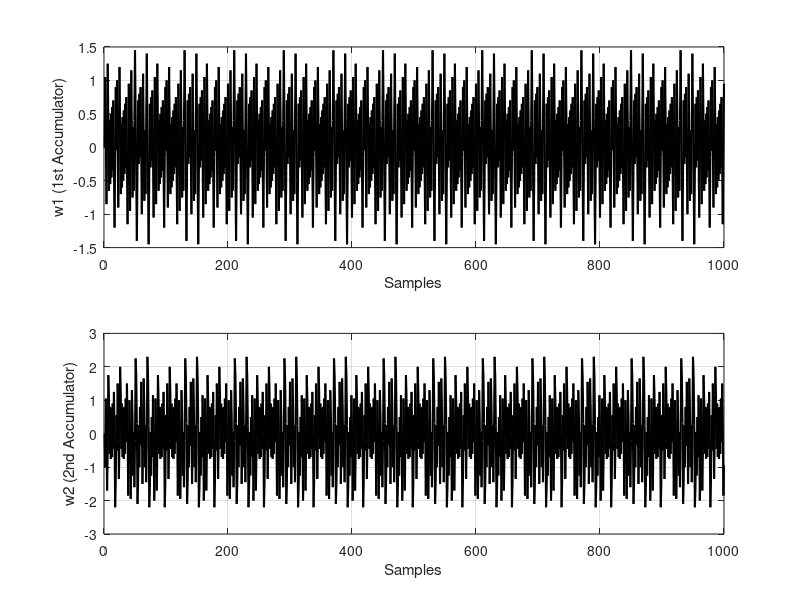
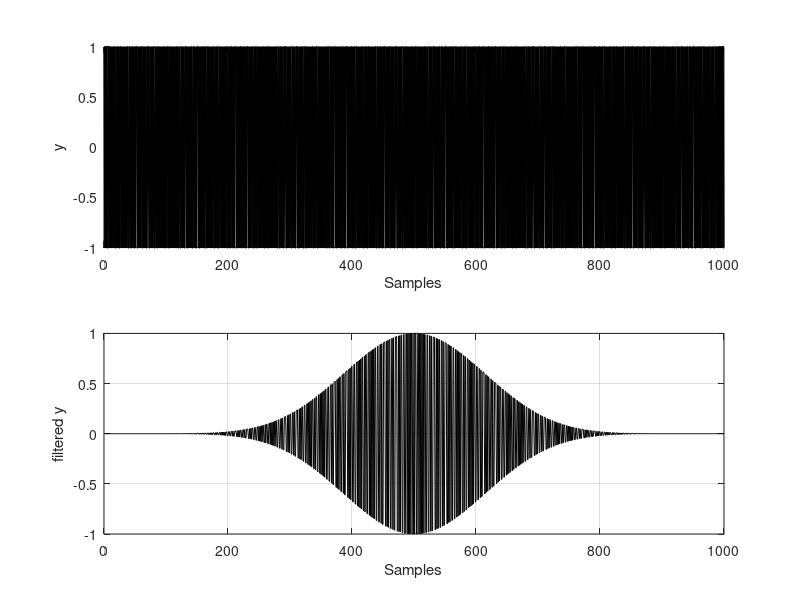

MATLAB code to generate these figures, in order:
clear all
close all;
clc;

%Input signal definition
%Offset input

% This is the DC offset applied to the input of the modulator
offset = 50e-3;

nr_points = 1000;

in = offset*(ones(1,nr_points));

% Pre-allocate and initialize array variables => faster code
% w2 is the second accumulator's output
% w1 is the first accumulator's output
% a is the stabilizing zero coefficient

a = 1;

w1 = zeros(1,nr_points);
w2 = zeros(1,nr_points);
y = zeros(1,nr_points);
y(1) = 1;
w1(1) = 0;
w2(1) = 0;

% The main loop simulating the second order loop
%************************************************************************

for i = 2:nr_points,
    w2(i) = w2(i-1) + w1(i-1) - a*y(i-1);
    y(i) = 2*(w2(i)>=0)-1;
    w1(i) = w1(i-1) + in(i-1) - y(i);
end

%************************************************************************
% Display the integrator values
%************************************************************************

figure(2);
subplot(2,1,1);plot(w1,'k','LineWidth',1.5);
xlabel('Samples'); ylabel('w1 (1st Accumulator)');grid;
subplot(2,1,2);plot(w2,'k','LineWidth',1.5);
xlabel('Samples'); ylabel('w2 (2nd Accumulator)');grid;
saveas(gcf,'results/MOD2_filt_accumulators.png');
    
% Defining a Kaiser FIR filter at the output of the second order modulator
%************************************************************************
% The length of the filter
window_size = nr_points;
kai_filt = window(@kaiser,window_size,20);

% Triangular filter
%tr_filt = window(@triang,window_size);

% Applying the filter to the modulator output
%************************************************************************
y_kai_filt = y'.*kai_filt;

% Plot the time-domain bitstream, and the filtered bitstream
%************************************************************************
figure(3);
subplot(2,1,1);plot(y,'k','LineWidth',1.5);
xlabel('Samples'); ylabel('y');grid;
subplot(2,1,2);plot(y_kai_filt,'k');ylabel('y-kai');
xlabel('Samples'); ylabel('filtered y');grid;
saveas(gcf,'results/MOD2_filt_bitstream.png');

% Printing the decimated values in Matlab command prompt
%************************************************************************

disp('Non filtered output:');
y_avg = sum(y)/length(y)
Q_non_filtered = abs(offset-y_avg)

disp('Filtered output:');
y_avg_kai = sum(y_kai_filt)/sum(kai_filt)
Q_filtered = abs(offset-y_avg_kai)
